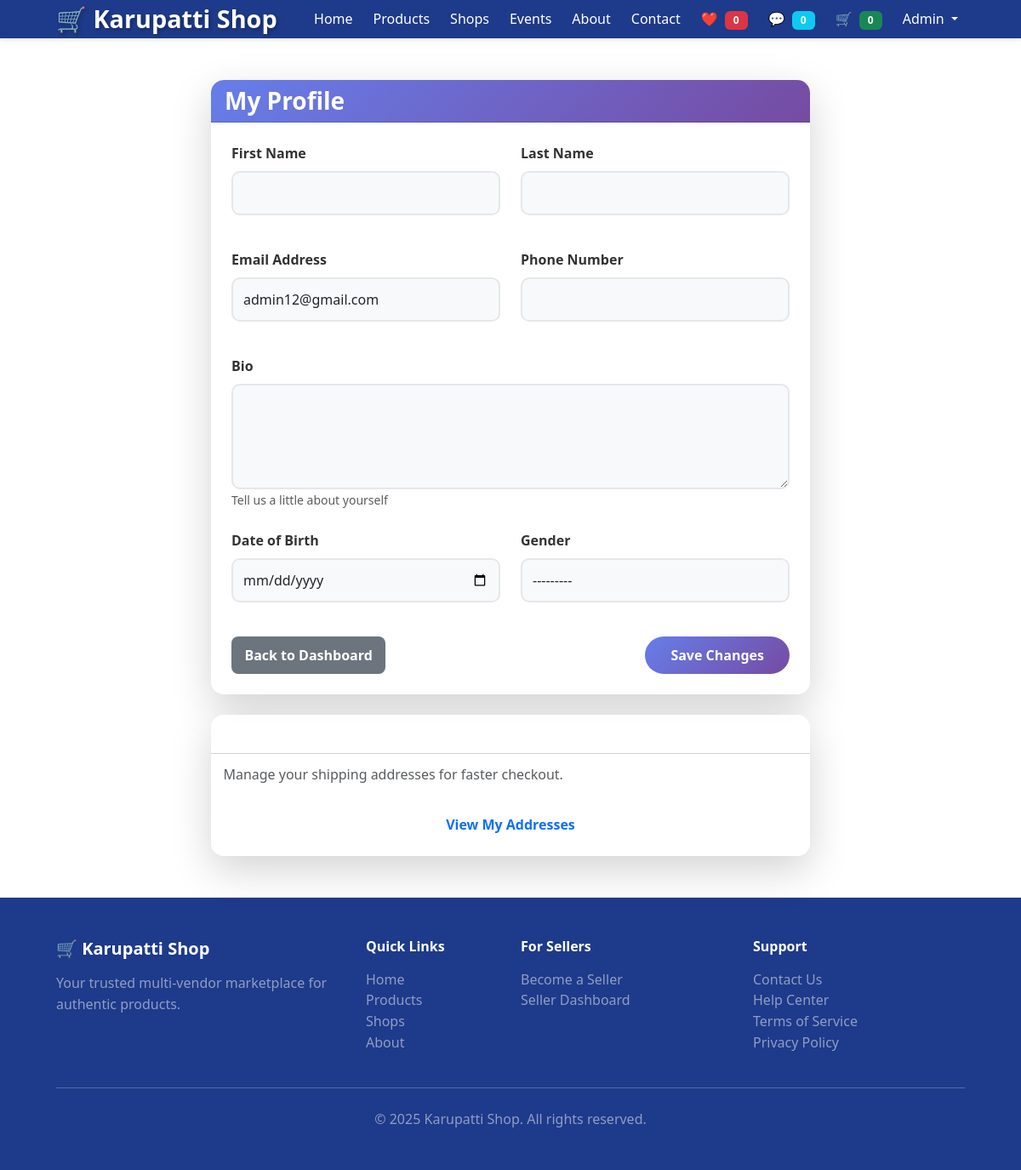
The app's page /accounts/profile/ (signed in) with its own data.
### accounts/models.py (models this page shows, shortened)
class CustomUser(AbstractUser):
    ROLE_CHOICES = (
        ('buyer', 'Buyer'),
        ('seller', 'Seller'),
        ('admin', 'Admin'),
    )
    role = models.CharField(max_length=10, choices=ROLE_CHOICES, default='buyer')
    phone = models.CharField(max_length=20, blank=True, null=True)
    avatar = models.ImageField(upload_to='avatars/', blank=True, null=True)
    is_verified = models.BooleanField(default=False)
    created_at = models.DateTimeField(auto_now_add=True)
    updated_at = models.DateTimeField(auto_now=True)
    class Meta:
        verbose_name = _('User')
        verbose_name_plural = _('Users')

class UserProfile(models.Model):
    GENDER_CHOICES = (
        ('M', 'Male'),
        ('F', 'Female'),
        ('O', 'Other'),
    )
    user = models.OneToOneField(CustomUser, on_delete=models.CASCADE, related_name='profile')
    bio = models.TextField(blank=True, null=True)
    date_of_birth = models.DateField(blank=True, null=True)
    gender = models.CharField(max_length=1, choices=GENDER_CHOICES, blank=True, null=True)

### accounts/views.py (the view)
# urls.py: path('profile/', views.profile_view, name='profile'),
@login_required
def profile_view(request):
    if request.method == 'POST':
        form = UserProfileForm(request.POST, instance=request.user.profile)
        if form.is_valid():
            user = request.user
            user.first_name = form.cleaned_data.get('first_name')
            user.last_name = form.cleaned_data.get('last_name')
            user.email = form.cleaned_data.get('email')
            user.phone = form.cleaned_data.get('phone')
            user.save()
            form.save()
            messages.success(request, 'Your profile has been updated successfully.')
            return redirect('accounts:profile')
    else:
        form = UserProfileForm(instance=request.user.profile)
    return render(request, 'accounts/profile.html', {'form': form})

### wishlist/context_processors.py (called while the page is built)
def wishlist_count(request):
    if request.user.is_authenticated:
        try:
            wishlist = Wishlist.objects.get(user=request.user)
            return {'wishlist_count': wishlist.item_count}
        except Wishlist.DoesNotExist:
            return {'wishlist_count': 0}
    return {'wishlist_count': 0}

### templates/accounts/profile.html (shortened to what this page needs)
{% extends 'base.html' %}
{% block content %}
<div class="container my-5">
  <div class="row justify-content-center">
    <div class="col-lg-8">
      <div class="card shadow-lg">
        <div class="card-header" style="background: var(--primary-gradient); color: white;">
          <h3 class="mb-0 fw-bold">My Profile</h3>
        </div>
        <div class="card-body p-4">
          <form method="post" enctype="multipart/form-data">
            <div class="row mb-4">
              <div class="col-md-6 mb-3">
                <label for="{{ form.first_name.id_for_label }}" class="form-label fw-bold">First Name</label>
                {{ form.first_name }}
              </div>
              <div class="col-md-6 mb-3">
                <label for="{{ form.last_name.id_for_label }}" class="form-label fw-bold">Last Name</label>
                {{ form.last_name }}
              </div>
            </div>
            <div class="row mb-4">
              <div class="col-md-6 mb-3">
                <label for="{{ form.email.id_for_label }}" class="form-label fw-bold">Email Address</label>
                {{ form.email }}
              </div>
              <div class="col-md-6 mb-3">
                <label for="{{ form.phone.id_for_label }}" class="form-label fw-bold">Phone Number</label>
                {{ form.phone }}
              </div>
            </div>
            <div class="mb-4">
              <label for="{{ form.bio.id_for_label }}" class="form-label fw-bold">Bio</label>
              {{ form.bio }}
              <small class="form-text text-muted">Tell us a little about yourself</small>
            </div>
            <div class="row mb-4">
              <div class="col-md-6 mb-3">
                <label for="{{ form.date_of_birth.id_for_label }}" class="form-label fw-bold">Date of Birth</label>
                {{ form.date_of_birth }}
              </div>
              <div class="col-md-6 mb-3">
                <label for="{{ form.gender.id_for_label }}" class="form-label fw-bold">Gender</label>
                {{ form.gender }}
              </div>
            </div>
            <div class="d-flex justify-content-between align-items-center">
              <a href="{% url 'accounts:dashboard' %}" class="btn btn-secondary">
                Back to Dashboard
              </a>
              <button type="submit" class="btn btn-primary">
                Save Changes
              </button>
            </div>
          </form>
        </div>
      </div>
      <div class="card shadow-lg mt-4">
        <div class="card-header" style="background: var(--dark-gradient); color: white;">
          <h4 class="mb-0 fw-bold">Manage Addresses</h4>
        </div>
        <div class="card-body">
          <p class="text-muted">Manage your shipping addresses for faster checkout.</p>
          <a href="{% url 'accounts:address_list' %}" class="btn btn-outline-primary">
            View My Addresses
          </a>
        </div>
      </div>
    </div>
  </div>
</div>
{% endblock %}

### templates/base.html (shortened to what this page needs)
<!doctype html>
<html lang="en">
  <head>
    <link href="https://cdn.jsdelivr.net/npm/bootstrap@5.3.0/dist/css/bootstrap.min.css" rel="stylesheet">
    {% load static %}
    <link href="{% static 'css/bootstrap_overrides.css' %}" rel="stylesheet">
    <link href="{% static 'css/styles.css' %}" rel="stylesheet">
  </head>
  <body>
    <header class="site-header text-white shadow-sm">
      <nav class="navbar navbar-expand-lg navbar-dark container">
        <div class="container-fluid px-0">
          <a class="navbar-brand text-white h4 mb-0 fw-bold" href="{% url 'store:home' %}">🛒 Karupatti Shop</a>
          <div class="collapse navbar-collapse" id="mainNav">
            <ul class="navbar-nav ms-auto align-items-lg-center gap-lg-2">
              <li class="nav-item"><a class="nav-link" href="{% url 'store:home' %}">Home</a></li>
              <li class="nav-item"><a class="nav-link" href="{% url 'store:product_list' %}">Products</a></li>
              <li class="nav-item"><a class="nav-link" href="{% url 'shops:shop_list' %}">Shops</a></li>
              <li class="nav-item"><a class="nav-link" href="{% url 'promotions:event_list' %}">Events</a></li>
              <li class="nav-item"><a class="nav-link" href="{% url 'store:about' %}">About</a></li>
              <li class="nav-item"><a class="nav-link" href="{% url 'store:contact' %}">Contact</a></li>
              {% if user.is_authenticated %}
                <li class="nav-item">
                  <a class="nav-link position-relative" href="{% url 'wishlist:wishlist' %}">
                    ❤️ <span class="badge bg-danger ms-1">{{ wishlist_count|default:0 }}</span>
                  </a>
                </li>
                <li class="nav-item">
                  <a class="nav-link position-relative" href="{% url 'chat:conversation_list' %}">
                    💬 <span class="badge bg-info ms-1">{{ unread_messages_count|default:0 }}</span>
                  </a>
                </li>
                <li class="nav-item">
                  <a class="nav-link position-relative" href="{% url 'store:cart' %}">
                    🛒 <span class="badge bg-success ms-1">{{ cart_count|default:0 }}</span>
                  </a>
                </li>
                <li class="nav-item dropdown">
                  <a class="nav-link dropdown-toggle" href="#" role="button" data-bs-toggle="dropdown" aria-expanded="false">
                    {{ user.username }}
                  </a>
                </li>
              {% else %}
                <li class="nav-item"><a class="nav-link" href="{% url 'accounts:login' %}">Login</a></li>
                <li class="nav-item">
                  <a class="nav-link btn btn-light text-primary px-3 ms-lg-2 w-100-sm" href="{% url 'accounts:register' %}">Register</a>
                </li>
              {% endif %}
            </ul>
          </div>
        </div>
      </nav>
    </header>
    <main id="main-content">
      {% block content %}{% endblock %}
    </main>
    <footer class="site-footer text-white py-5 mt-5">
      <div class="container">
        <div class="row">
          <div class="col-md-4 mb-4 mb-md-0">
            <h5 class="mb-3 fw-bold">🛒 Karupatti Shop</h5>
            <p class="text-white-50">Your trusted multi-vendor marketplace for authentic products.</p>
          </div>
          <div class="col-md-2 mb-4 mb-md-0">
            <h6 class="mb-3 fw-bold">Quick Links</h6>
            <ul class="list-unstyled">
              <li><a href="{% url 'store:home' %}" class="text-white-50 text-decoration-none">Home</a></li>
              <li><a href="{% url 'store:product_list' %}" class="text-white-50 text-decoration-none">Products</a></li>
              <li><a href="{% url 'shops:shop_list' %}" class="text-white-50 text-decoration-none">Shops</a></li>
              <li><a href="{% url 'store:about' %}" class="text-white-50 text-decoration-none">About</a></li>
            </ul>
          </div>
          <div class="col-md-3 mb-4 mb-md-0">
            <h6 class="mb-3 fw-bold">For Sellers</h6>
            <ul class="list-unstyled">
              <li><a href="{% url 'accounts:register' %}" class="text-white-50 text-decoration-none">Become a Seller</a></li>
              <li><a href="{% url 'sellers:dashboard' %}" class="text-white-50 text-decoration-none">Seller Dashboard</a></li>
            </ul>
          </div>
          <div class="col-md-3">
            <h6 class="mb-3 fw-bold">Support</h6>
            <ul class="list-unstyled">
              <li><a href="{% url 'store:contact' %}" class="text-white-50 text-decoration-none">Contact Us</a></li>
              <li><a href="#" class="text-white-50 text-decoration-none">Help Center</a></li>
              <li><a href="#" class="text-white-50 text-decoration-none">Terms of Service</a></li>
              <li><a href="#" class="text-white-50 text-decoration-none">Privacy Policy</a></li>
            </ul>
          </div>
        </div>
        <hr class="my-4 bg-white opacity-25">
        <div class="text-center">
          <p class="mb-0 text-white-50">&copy; <span id="year"></span> Karupatti Shop. All rights reserved.</p>
        </div>
      </div>
    </footer>
  </body>
</html>

### static/css/styles.css (style rules this page uses)
:root { --color-primary: #6b4f2a; --color-bg: #f8f5f1; --color-text: #111111; --color-muted: #666666; --color-accent: #c68642; --radius: 0.5rem; }
* { box-sizing: border-box; }
html, body { padding: 0; margin: 0; background: var(--color-bg); color: var(--color-text); font-family: ui-sans-serif, system-ui, -apple-system, Segoe UI, Roboto, Arial, "Apple Color Emoji", "Segoe UI Emoji"; line-height: 1.55; }
.container { max-width: 1100px; margin: 0 auto; padding: 0 1rem; }
.site-header { background: #fff; border-bottom: 1px solid #eaeaea; position: sticky; top: 0; z-index: 10; }
.card { background: #fff; border: 1px solid #eaeaea; border-radius: var(--radius); overflow: hidden; display: flex; flex-direction: column; }
.card-body { padding: .75rem .9rem 1rem; display: flex; flex-direction: column; gap: .5rem; }
.btn { display: inline-flex; align-items: center; justify-content: center; padding: .55rem .9rem; border-radius: var(--radius); border: 1px solid transparent; cursor: pointer; text-decoration: none; font-weight: 600; }
.btn-primary { background: var(--color-primary); color: #fff; }
.site-footer { border-top: 1px solid #eaeaea; background: #fff; margin-top: 2rem; }

### templates/base.html (style rules this page uses)
:root { --primary-gradient: linear-gradient(135deg, #667eea 0%, #764ba2 100%); --secondary-gradient: linear-gradient(135deg, #f093fb 0%, #f5576c 100%); --dark-blue: #1e3a8a; --success-gradient: linear-gradient(135deg, #11998e 0%, #38ef7d 100%); }
* { transition: all 0.3s cubic-bezier(0.4, 0, 0.2, 1); }
body { background: white; min-height: 100vh; color: #333; animation: fadeIn 0.5s ease-in; }
.site-header { background: var(--dark-blue) !important; box-shadow: 0 4px 20px rgba(30, 58, 138, 0.3); animation: slideDown 0.5s ease-out; }
.navbar-brand { font-size: 1.8rem; font-weight: 800; text-shadow: 2px 2px 4px rgba(0,0,0,0.3); color: white !important; }
.nav-link { font-weight: 500; color: white !important; position: relative; overflow: hidden; }
.nav-link::before { content: ''; position: absolute; bottom: 0; left: 0; width: 0; height: 2px; background: white; transition: width 0.3s ease; }
.card { background: rgba(255, 255, 255, 0.95); border: none; border-radius: 15px; box-shadow: 0 8px 32px rgba(0,0,0,0.1); color: #333; animation: scaleIn 0.5s ease-out; overflow: hidden; }
.btn-primary { background: var(--primary-gradient); border: none; font-weight: 600; padding: 10px 30px; border-radius: 25px; position: relative; overflow: hidden; }
.btn-primary::before { content: ''; position: absolute; top: 50%; left: 50%; width: 0; height: 0; border-radius: 50%; background: rgba(255,255,255,0.3); transform: translate(-50%, -50%); transition: width 0.6s, height 0.6s; }
.site-footer { background: var(--dark-blue) !important; color: white; animation: slideUp 0.5s ease-out; }
.site-footer a { transition: all 0.3s ease; }
.badge { font-weight: 600; padding: 5px 10px; animation: scaleIn 0.3s ease-out; }
#main-content { min-height: calc(100vh - 400px); animation: fadeIn 0.6s ease-in; }
.form-control, .form-select { border-radius: 10px; border: 2px solid #e5e7eb; padding: 12px; }

### records on screen
CustomUser: username "Admin", email "admin12@gmail.com"
UserProfile: gender "---------"

### other values on screen
{{ wishlist_count|default:0 }} "0"
{{ unread_messages_count|default:0 }} "0"
{{ cart_count|default:0 }} "0"
